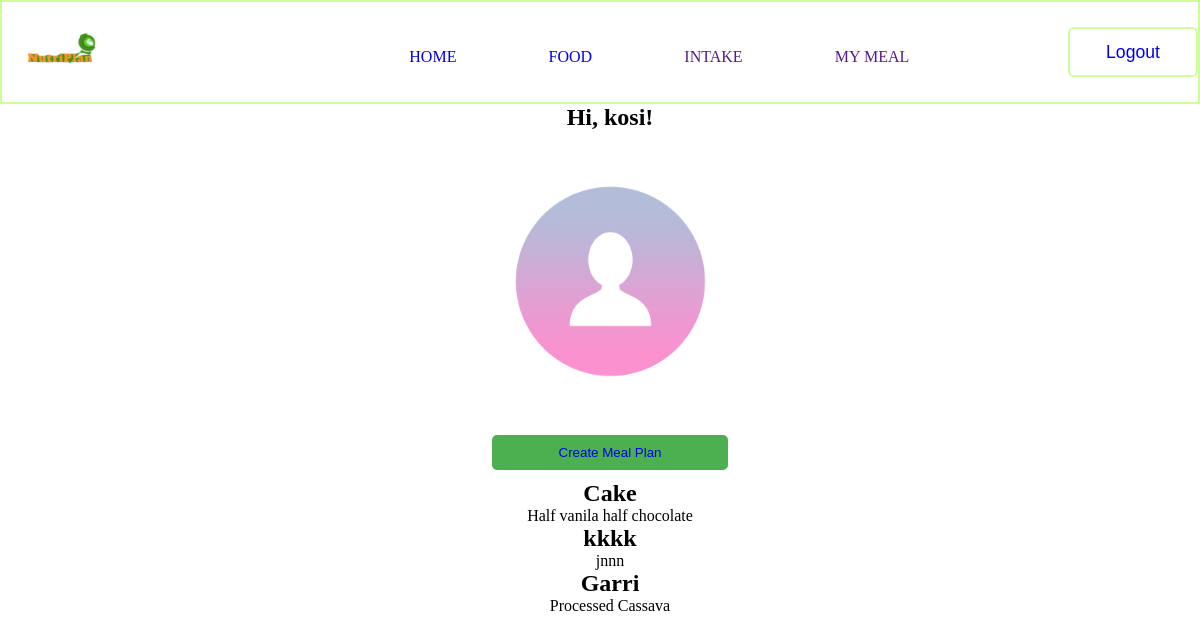
The page /index (signed in) on the database its author committed.
### app/models.py (models this page shows, shortened)
class User(UserMixin, db.Model):
    id: so.Mapped[int] = so.mapped_column(primary_key=True)
    username: so.Mapped[str] = so.mapped_column(sa.String(255), index=True,
                                        unique=True, nullable=False)
    password_hash: so.Mapped[str] = so.mapped_column(sa.String(255),
                                                nullable=False)
    email: so.Mapped[str] = so.mapped_column(sa.String(255),
                                             index=True, unique=True)
    meal_plans: so.WriteOnlyMapped['MealPlan'] = so.relationship(
         backref='user', lazy=True)

class MealPlan(db.Model):
    id: so.Mapped[int] = so.mapped_column(primary_key=True)
    user_id: so.Mapped[int] = so.mapped_column(sa.ForeignKey(User.id),
                                       index=True, nullable=False)
    name: so.Mapped[str] = so.mapped_column(sa.String(255), nullable=False)
    description: so.Mapped[str] = so.mapped_column(sa.Text)
    meals: so.WriteOnlyMapped['Meal'] = so.relationship(backref='meal_plan',
                                                        lazy=True)

### app/auth/routes.py (the view)
@bp.route('/index', methods=['GET', 'POST'], strict_slashes=False)
@login_required
def index():
        page = request.args.get('page', 1, type=int)
        meal_plans = MealPlan.query.paginate(page=page, per_page=10)
        return render_template('index.html', meal_plans=meal_plans)

### app/models.py (called while the page is built)
@login_manager.user_loader
def load_user(id):
    return db.session.get(User, int(id))

### app/templates/index.html (shortened to what this page needs)
<!DOCTYPE html>
<html lang="en">
  <head>
    <link
      rel="stylesheet"
      href="{{ url_for('static', filename='css/style.css') }}"
    />
  </head>
  <body>
    <section id="navbar">
      <div class="logo">
        <a href="{{ url_for('auth.home') }}"
          ><img
            src="static/images/NutriPlan_logo_without_BG.png"
            alt="Nutri Plan logo"
        /></a>
      </div>
      <nav class="btt">
        <ul>
          <li><a href="{{ url_for('auth.home')}}">HOME</a></li>
          <li><a href="{{ url_for('api.get_meal_plans')}}">FOOD</a></li>
          <li><a href="">INTAKE</a></li>
          <li><a href="" id="showMeal">MY MEAL</a></li>
        </ul>
      </nav>
      <button class="mlogin" id="mealPlanDirection">
        <a href="{{ url_for('auth.logout') }}">Logout</a>
      </button>
    </section>
    <div class="meal-details"> <div class="main">
      <h2>Hi, {{ current_user.username }}!</h2>
      {% if current_user.picture %}
      <img
        class="display-pic"
        src="{{ url_for('static', filename='images/' + current_user.picture) }}"
        id="profile"
      />
      {% else %}
      <img
        src="{{ url_for('static', filename='/images/default_profile_pc.png') }}"
        alt="Default Image"
        class="display-pic"
      />
      {% endif %}
      <br />
      <button class="btn-n" id="about-us " onclick="mypopup()">
        <a href="{{ url_for('api.create_meal_plan') }}">Create Meal Plan</a>
      </button>
      {% for mealplan in meal_plans %}
      <div class="meal-plan">
        <h2>{{ mealplan.name }}</h2>
        <p>{{ mealplan.description }}</p>
        {% endfor %}
         </div>
    </div>
</body>
</html>

### app/static/css/style.css (style rules this page uses)
* { margin: 0; padding: 0; max-width: 100%; }
#navbar { max-height: 100px; border: 2px solid #ccff99; display: flex; justify-content: space-between; right: 0%; top: 0%; left: 0%; flex-direction: row; background-color: white; }
#navbar .logo { max-width: 100px; height: 100px; margin-left: 10px; }
nav { position: relative; margin-top: 30px; }
nav > ul { display: flex; width: 500px; height: 50px; justify-content: space-between; align-items: center; align-content: center; margin-right: 10px; text-decoration: none; }
a { text-decoration: none; }
ul > li { list-style: none; }
ul > li > a { text-decoration: none; }
nav > ul > li { position: relative; }
nav > ul > li::after { content: ""; position: absolute; left: 0; bottom: 0; width: 0; height: 2px; background-color: blue; transition: width 0.5s ease; }
.mlogin { width: 130px; height: 50px; background: transparent; border: 2px solid #ccff99; outline: none; border-radius: 6px; font-size: 1.1rem; font-weight: 500; cursor: pointer; margin-top: 25px; transition: 1.5s; }
.main { text-align: center; }
.display-pic { height: 200px; width: 200px; margin-top: 50px; }
input[type="submit"], .btn-n { width: 50%; padding: 10px; border: none; background-color: #4caf50; border-radius: 5px; margin: auto; margin-bottom: 10px; }
.btn-n { width: 20%; margin-top: 50px; }
.meal-details { padding-left: 20px; }

### rows shown on the page
User: username "kosi"
MealPlan: name "Cake", description "Half vanila half chocolate"
MealPlan: name "kkkk", description "jnnn"
MealPlan: name "Garri", description "Processed Cassava"
